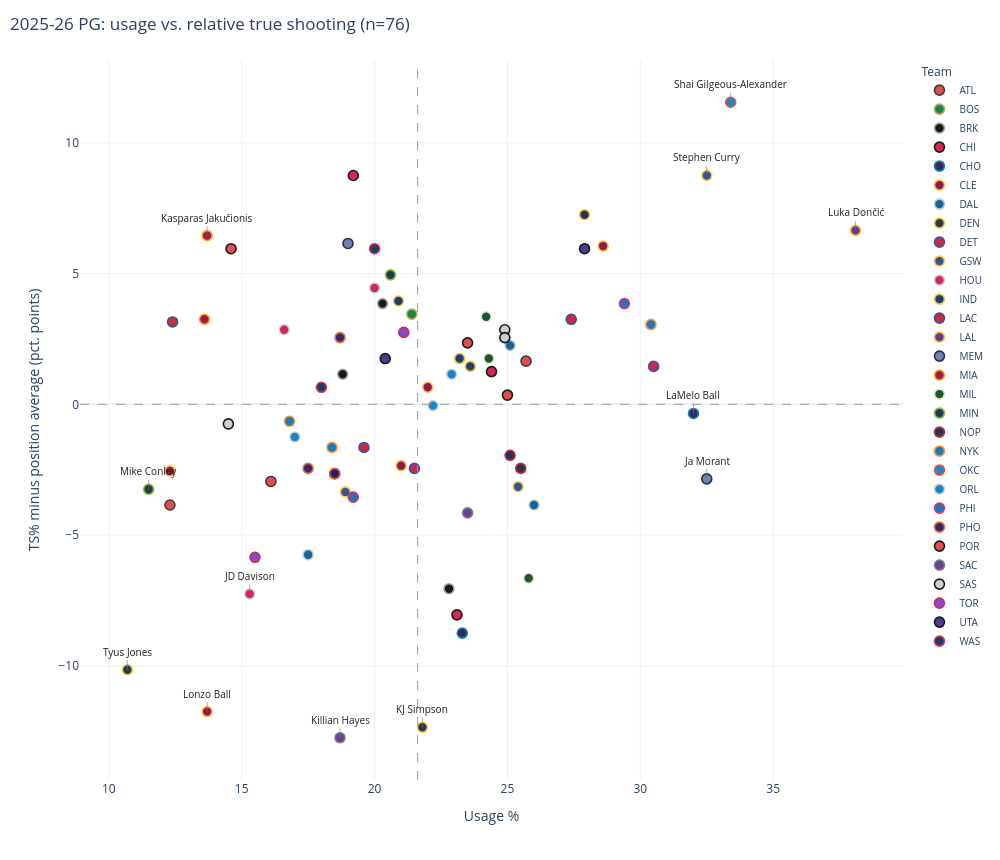
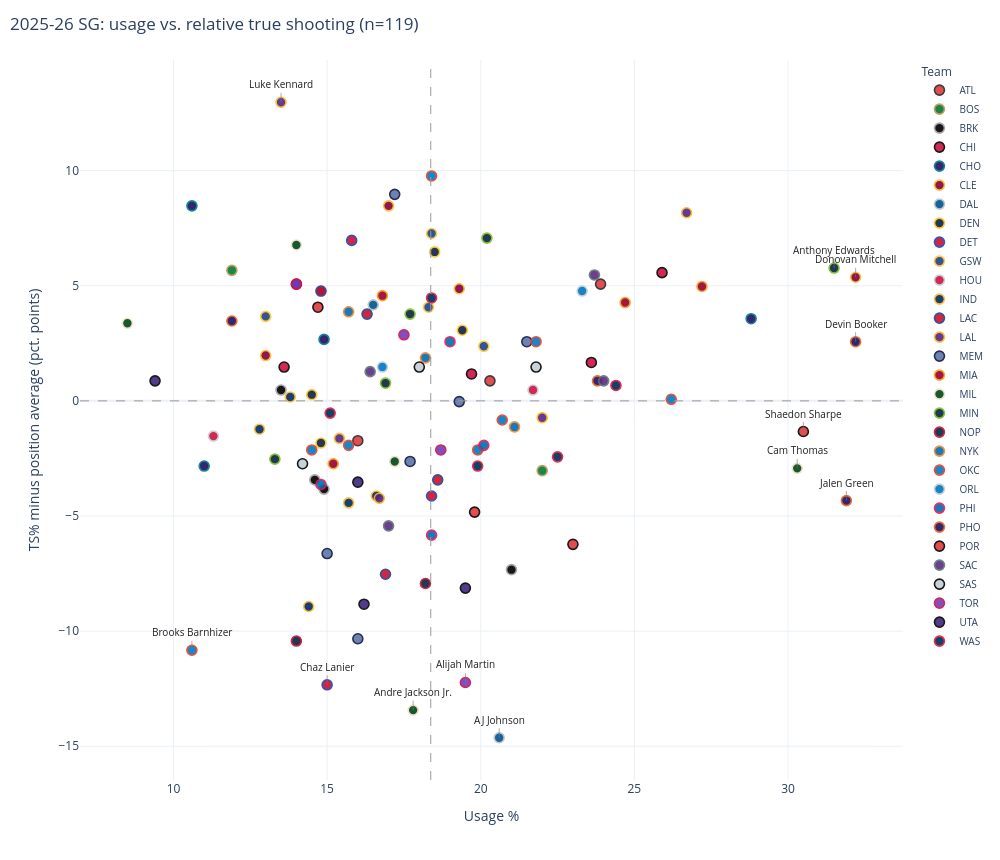
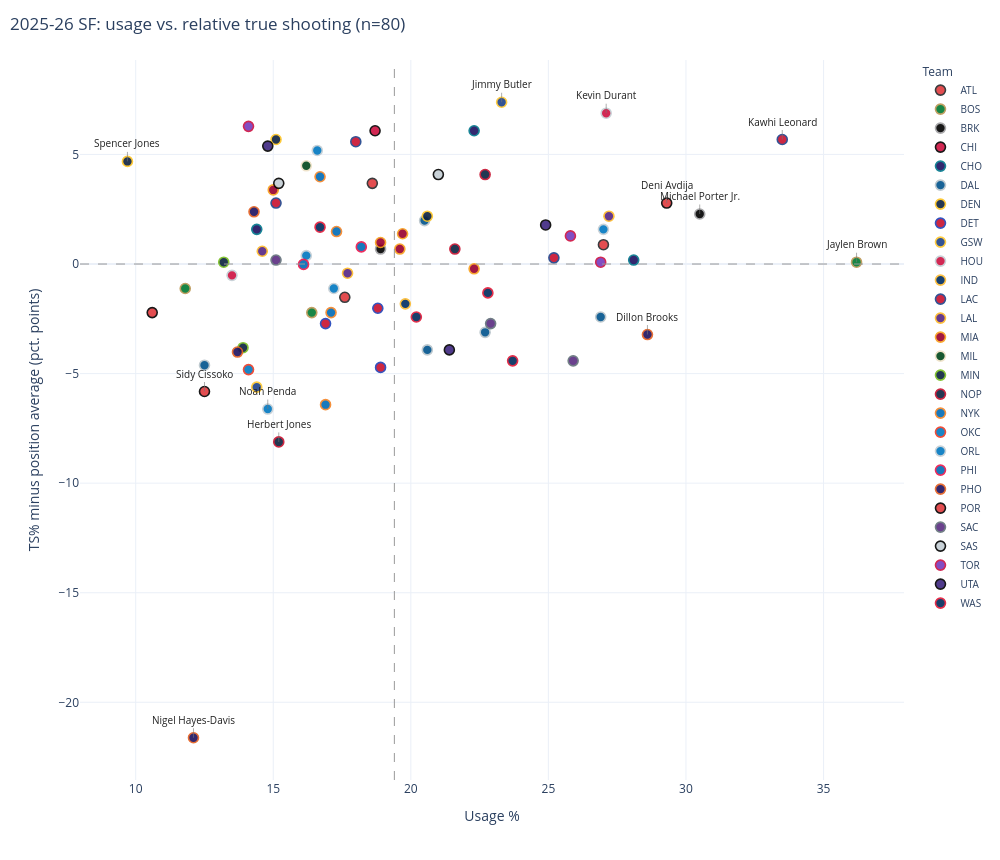
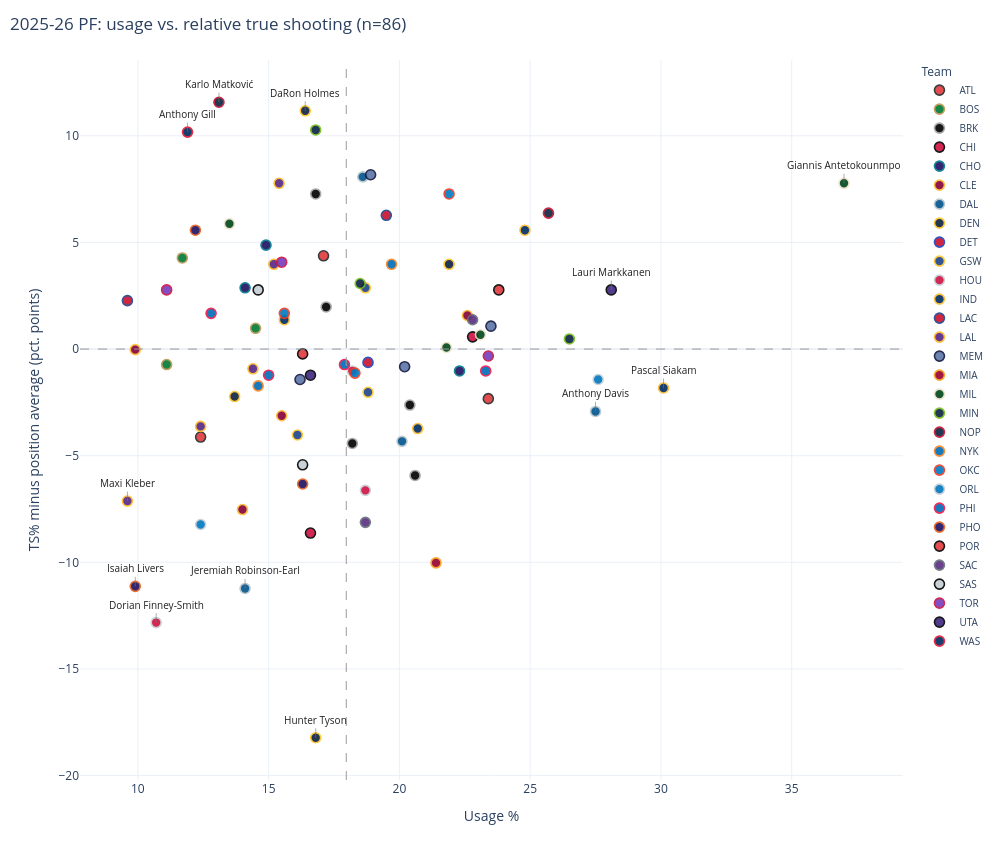

The cell these charts' notebook holds for them, in order:
### Markdown cell above
### Positions

### Code cell
for pos in POSITIONS:
    plot_usage_ts_interactive(frames[2026], pos, relative=True).show()
